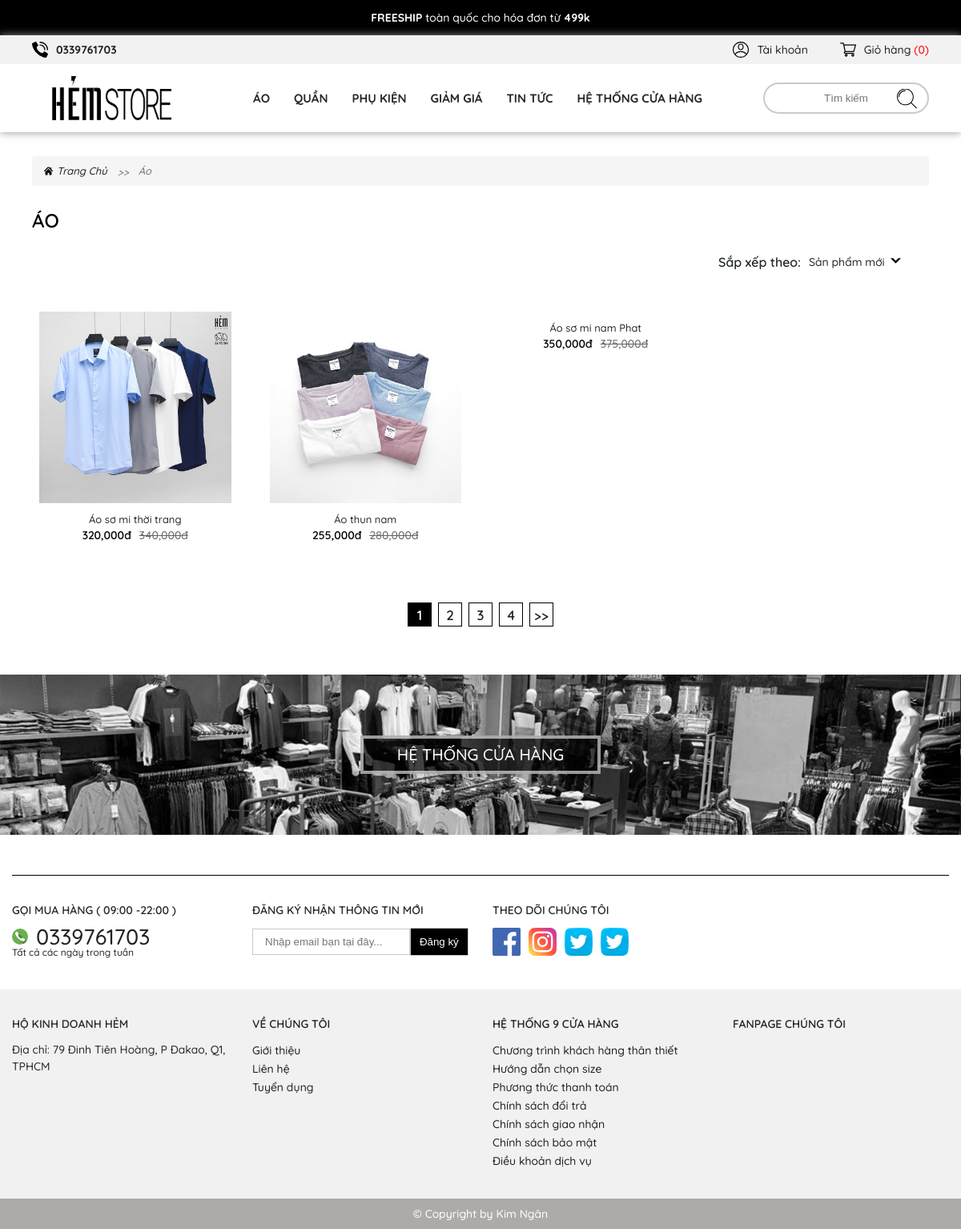
/ao.php, run on the app's committed database.
### tables this page shows
CREATE TABLE `tbl_category` (
  `category_id` int(11) NOT NULL,
  `category_name` varchar(100) NOT NULL,
  `category_image` varchar(150) NOT NULL,
  `category_link` varchar(250) NOT NULL
);

CREATE TABLE `tbl_product` (
  `product_id` int(11) NOT NULL,
  `product_code` varchar(50) NOT NULL,
  `category_id` int(11) NOT NULL,
  `product_name` varchar(100) NOT NULL,
  `product_image` varchar(150) NOT NULL,
  `product_image_hover` varchar(150) NOT NULL,
  `product_price` int(11) NOT NULL,
  `product_discount` int(11) NOT NULL,
  `product_active` int(11) NOT NULL,
  `product_details` text NOT NULL,
  `product_desc` text NOT NULL,
  `product_quantity` int(11) NOT NULL
);

### ao.php (the view, shortened to what this page needs)
<?php
	include('./db/connect.php');
	include('./inc/header.php');
?>
<main class="product">
	<section class="breadcrumb-section">
		<div class="container-fluid">
			<ul>
				<li><a href="index.php">
						<img src="img/home.svg" alt="" class="svg">
						<span>Trang Chủ</span>
					</a></li>
				<li>Áo</li>
			</ul>
		</div>
	</section>
	<?php
				$sql_product_shirt = mysqli_query($con, "SELECT * FROM tbl_product,tbl_category
				WHERE tbl_product.category_id = tbl_category.category_id AND tbl_product.category_id = 1
				ORDER BY product_id DESC LIMIT 12");
				$title = mysqli_fetch_array($sql_product_shirt);
	?>
	<section class="colection-section">
		<div class="container-fluid">
			<h2 class="heading">
				<?php echo $title['category_name'];?>
			</h2>
			<div class="filter">
				<div class="filter-select">
					<p>
						Sắp xếp theo:
					</p>
					<div class="select-box">
						<div class="default">
							<span>Sản phẩm mới</span>
						</div>
					</div>
				</div>
			</div>
		</div>
	</section>
	<section class="product product-section">
		<div class="container-fluid">
			<div class="row">
				<?php
				while($row_product_shirt = mysqli_fetch_array($sql_product_shirt)){
			?>
				<div class="col-lg-3 col-md-4 col-sm-6 col-6">
					<div class="product-items">
						<div class="product-items__img">
							<a href="product-details.php?&chitiet=<?php echo $row_product_shirt['category_link'];?>
							&id=<?php echo $row_product_shirt['product_id'];?>">
								<div class="product-img">
									<img src="img/product/<?php echo $row_product_shirt['product_image'];?>"
										onerror="this.onerror=null;this.src='uploads/<?php echo $row_product_shirt['product_image'];?>'"
										alt="">
								</div>
								<p class="product-name">
									<?php echo $row_product_shirt['product_name'];?>
								</p>
							</a>
							<div class="price">
								<h3>
									<?php echo number_format($row_product_shirt['product_price']).'đ';?>
								</h3>
								<span>
									<?php
										if($row_product_shirt['product_discount'] <= 0 ){
											echo '';
										}else {
											echo number_format($row_product_shirt['product_discount']).'đ';
									}
									?>
								</span>
							</div>
						</div>
					</div>
				</div>
				<?php
				}
				?>
				<div class="col-12">
					<div class="pagination">
						<ul>
							<li>
								<a href="" class="current">1</a>
							</li>
							<li>
								<a href="">2</a>
							</li>
							<li>
								<a href="">3</a>
							</li>
							<li>
								<a href="">4</a>
							</li>
							<li>
								<a href="">>></a>
							</li>
						</ul>
					</div>
				</div>
			</div>
		</div>
	</section>
</main>
<?php include('./inc/footer.php');?>

### inc/header.php (shortened to what this page needs)
<!DOCTYPE html>
<html>
<head>
	<link rel="stylesheet" href="dest/style.min.css">
	<link rel="stylesheet" href="dest/fonts.css">
	<link rel="stylesheet" href="dest/stylelibs.min.css">
</head>
<body>
	<div class="wrapper">
		<div class="noti-minigame">
			<p>
				<b>FREESHIP</b>
				toàn quốc cho hóa đơn từ
				<b>499k</b>
			</p>
		</div>
		<header>
			<nav class="header-top">
				<div class="container-fluid">
					<div class="header-top__menu">
						<ul>
							<li class="tel">
								<a href="tel:0339761703">
									<span>0339761703</span>
								</a>
							</li>
							<li>
								<a href="user.php">
									<span>Tài khoản</span>
								</a>
							</li>
							<li>
								<a href="" class="cart" data-togle="cart-section">
									<?php
										$i = 0;
									?>
									<span>Giỏ hàng <b style="color:red;">(<?php echo $i;?>)</b></span>
								</a>
							</li>
						</ul>
					</div>
				</div>
			</nav>
			<nav class="header-desktop ">
				<div class="container-fluid">
					<div class="header-desktop__menu">
						<div class="logo">
							<a href="index.php">
								<img src="img/logo.png" alt="">
							</a>
						</div>
						<ul class="menu">
							<?php
									$sql_menu = mysqli_query($con,"SELECT * FROM tbl_category");
									while($row_menu = mysqli_fetch_array($sql_menu)){
								?>
							<li>
								<a href="<?php echo $row_menu['category_link'];?>.php">
									<span><?php echo $row_menu['category_name'];?></span>
								</a>
							</li>
							<?php
									}
								?>
							<li>
								<a href="discount.php">
									<span>giảm giá</span>
								</a>
							</li>
							<li>
								<a href="news.php">
									<span>TIN TỨC</span>
								</a>
							</li>
							<li>
								<a href="contact.html">
									<span>hệ thống cửa hàng</span>
								</a>
							</li>
						</ul>
						<div class="search">
							<input type="text" placeholder="Tìm kiếm">
							<a href="">
								<img src="img/search.svg" alt="" class="svg search">
							</a>
						</div>
					</div>
				</div>
			</nav>
		</header>

### inc/footer.php (shortened to what this page needs)
<footer>
	<section class="shop__system-section">
		<div class="shop-img">
			<img src="img/img-store.jpg" alt="">
			<div class="text">
				<a href="contact.php">Hệ thống cửa hàng</a>
			</div>
		</div>
	</section>
	<div class="footer-top">
		<div class="container">
			<div class="footer-top__wrap">
				<div class="row footer-top__list">
					<div class="col-lg-3 col-md-4 col-sm-6">
						<div class="footer-content">
							<h3>GỌI MUA HÀNG ( 09:00 -22:00 )</h3>
							<ul>
								<li class="tel">
									<a href="tel:0339761703">
										<img src="img/phone.svg" alt="" class="svg">
										<span>
											0339761703
										</span>
									</a>
								</li>
								<li>
									<p>Tất cả các ngày trong tuần</p>
								</li>
							</ul>
						</div>
					</div>
					<div class="col-lg-3 col-md-4 col-sm-6">
						<div class="footer-content">
							<h3>ĐĂNG KÝ NHẬN THÔNG TIN MỚI</h3>
							<form action="">
								<div class="form-group">
									<input type="email" placeholder="Nhập email bạn tại đây...">
									<button type="submit">
										Đăng ký
									</button>
								</div>
							</form>
						</div>
					</div>
					<div class="col-lg-3 col-md-4">
						<div class="footer-content">
							<h3>THEO DÕI CHÚNG TÔI</h3>
							<ul class="icon">
								<li>
									<a href="#">
									</a>
								</li>
								<li>
									<a href="#">
									</a>
								</li>
								<li>
									<a href="#">
									</a>
								</li>
								<li>
									<a href="#">
									</a>
								</li>
							</ul>
						</div>
					</div>
				</div>
			</div>
		</div>
	</div>
	<div class="footer-bottom">
		<div class="container">
			<div class="row">
				<div class="col-lg-3 col-md-3 col-sm-6">
					<div class="footer-content">
						<h3>
							HỘ KINH DOANH HẺM
						</h3>
						<p>
							Địa chỉ: 79 Đinh Tiên Hoàng, P Đakao, Q1, TPHCM
						</p>
					</div>
				</div>
				<div class="col-lg-3 col-md-3 col-sm-6">
					<div class="footer-content">
						<h3>
							<a href="about-us.html">
								VỀ CHÚNG TÔI
							</a>
						</h3>
						<ul>
							<li>
								<a href="introduce.html">Giới thiệu</a>
							</li>
							<li>
								<a href="con.html">Liên hệ</a>
							</li>
							<li>
								<a href="recruitment.html">Tuyển dụng</a>
							</li>
						</ul>
					</div>
				</div>
				<div class="col-lg-3 col-md-3 col-sm-6">
					<div class="footer-content">
						<h3>
							<a href="contact.html">
								HỆ THỐNG 9 CỬA HÀNG
							</a>
						</h3>
						<ul>
							<li>
								<a href="#">Chương trình khách hàng thân thiết</a>
							</li>
							<li>
								<a href="#">Hướng dẫn chọn size</a>
							</li>
							<li>
								<a href="#">Phương thức thanh toán</a>
							</li>
							<li>
								<a href="#">Chính sách đổi trả</a>
							</li>
							<li>
								<a href="#">Chính sách giao nhận</a>
							</li>
							<li>
								<a href="#">Chính sách bảo mật</a>
							</li>
							<li>
								<a href="#">Điều khoản dịch vụ</a>
							</li>
						</ul>
					</div>
				</div>
				<div class="col-lg-3 col-md-3 col-sm-6">
					<div class="footer-content">
						<h3>
							<a href="contact.html">
								FANPAGE CHÚNG TÔI
							</a>
						</h3>
					</div>
				</div>
			</div>
		</div>
	</div>
	<div class="coppyright">
		<p>
			© Copyright by Kim Ngân
		</p>
	</div>
</footer>
</div>
</body>
</html>

### inc/header.php (style rules this page uses)
header .header-top ul li a.cart::after { content: ""; }

### inc/footer.php (style rules this page uses)
input[type="text"] { margin-right: 6px; width: 60px; text-align: center; }

### data on the page
tbl_category: category_name "ÁO"
tbl_category: category_name "QUẦN"
tbl_category: category_name "PHỤ KIỆN"
tbl_product: product_image (picture), product_name "Áo sơ mi thời trang", product_price "320,000", product_discount "340,000"
tbl_product: product_image (picture), product_name "Áo thun nam", product_price "255,000", product_discount "280,000"
tbl_product: product_name "Áo sơ mi nam Phat", product_price "350,000", product_discount "375,000"

### other printed values
$i "0"
